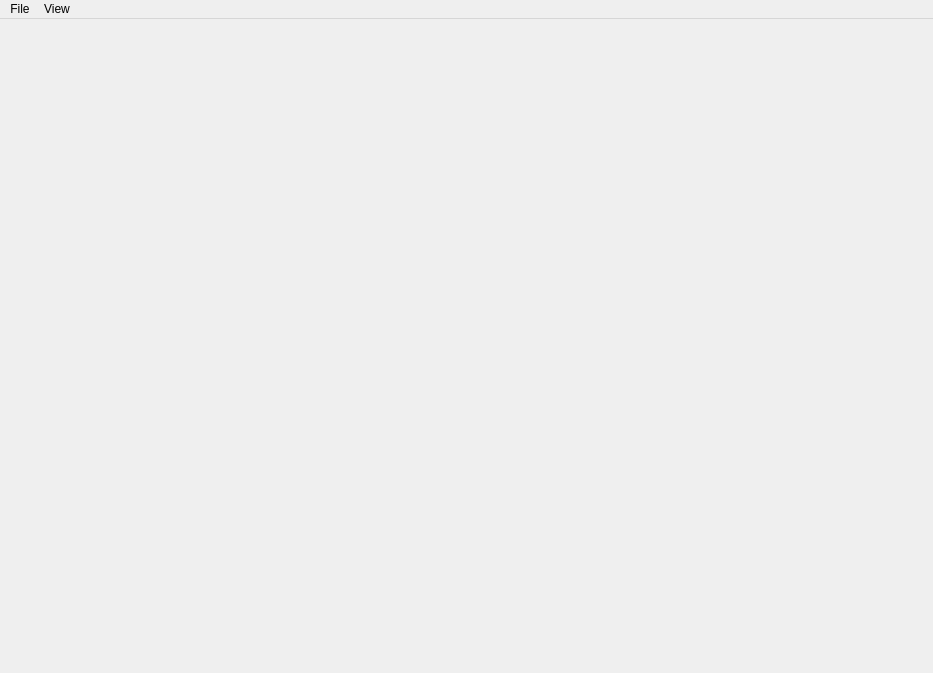
<?xml version="1.0" encoding="UTF-8"?>
<ui version="4.0">
 <class>MainWindow</class>
 <widget class="QMainWindow" name="MainWindow">
  <property name="geometry">
   <rect>
    <x>0</x>
    <y>0</y>
    <width>933</width>
    <height>673</height>
   </rect>
  </property>
  <property name="windowTitle">
   <string>MainWindow</string>
  </property>
  <widget class="QWidget" name="centralwidget">
   <layout class="QGridLayout" name="gridLayout">
    <item row="0" column="0">
     <widget class="QWidget" name="widget" native="true"/>
    </item>
   </layout>
  </widget>
  <widget class="QMenuBar" name="menubar">
   <property name="geometry">
    <rect>
     <x>0</x>
     <y>0</y>
     <width>933</width>
     <height>20</height>
    </rect>
   </property>
   <widget class="QMenu" name="menuFile">
    <property name="title">
     <string>File</string>
    </property>
    <addaction name="actionCreate_Repository"/>
    <addaction name="actionOpen_Repository"/>
    <addaction name="actionClone_Repository"/>
    <addaction name="actionOptions"/>
    <addaction name="actionExit"/>
   </widget>
   <widget class="QMenu" name="menuView">
    <property name="title">
     <string>View</string>
    </property>
   </widget>
   <addaction name="menuFile"/>
   <addaction name="menuView"/>
  </widget>
  <action name="actionCreate_Repository">
   <property name="text">
    <string>Create Repository</string>
   </property>
  </action>
  <action name="actionOpen_Repository">
   <property name="text">
    <string>Open Repository</string>
   </property>
  </action>
  <action name="actionClone_Repository">
   <property name="text">
    <string>Clone Repository</string>
   </property>
  </action>
  <action name="actionOptions">
   <property name="text">
    <string>Options</string>
   </property>
  </action>
  <action name="actionExit">
   <property name="text">
    <string>Exit</string>
   </property>
  </action>
 </widget>
 <resources/>
 <connections/>
</ui>
